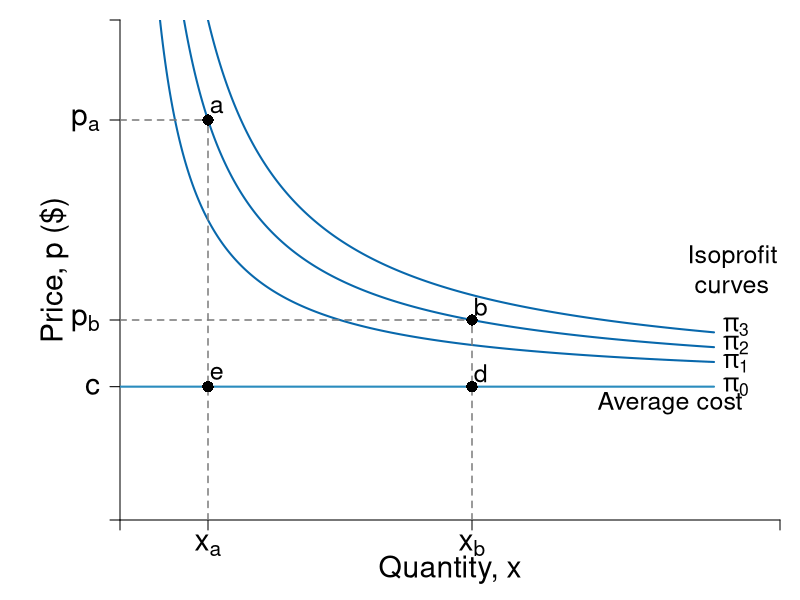

The R source for this figure:
#Graph Designer: Simon Halliday + Scott Cohn
#Authors: Bowles and Halliday
#Title: Coordination, Conflict and Competition: A Text in Microeconomics

require(shape)
pdf(file = "firmmarketsupply/isoprofits_demand.pdf", width = 9, height = 7)

#Set parameters for graphics
axislabelsize <- 1.8
labelsize <- 1.5
namesize <- 1.8
annotatesize <- 1.5
graphlinewidth <- 2
segmentlinewidth <- 1.5

COL <- c("#7fc97f", "#beaed4", "#fdc086", "#ffff99", "#386cb0", "#f0027f", "#bf5b17", "#666666")
COLA <- c("#e0f3db", "#99d8c9","#66c2a4","#41ae76", "#238b45", "#005824")
COLB <- c("#c6dbef", "#4eb3d3", "#2b8cbe", "#0868ac","#084081")
grays <- gray.colors(25, start = 1, end = 0)
CBCols <- c("#009E73","#0072B2","#E69F00","#CC79A7", "#F0E442")

#Edited the margins to cater for the larger LHS labels
par(mar =  c(4, 6, 1, 1))

AvgRevenue <- function(x, rmax = 12, xmax = 12){
  rmax - (rmax/xmax)*x
}

MRevenue <- function(x, rmax = 12, xmax = 12){
  rmax - 2*(rmax/xmax)*x
}

AvgCost <- function(x, c0 = 2, c1 = 4){
  c0/x + c1
}

IsoProf <- function(x, k = 0, c0 = 2, c1 = 4){
  AvgCost(x) + k/x
}

xlims <- c(0, 15)
ylims <- c(0, 15)

npts <- 501 
x <- seq(xlims[1], xlims[2], length.out = npts)
y <- seq(ylims[1], ylims[2], length.out = npts) 
a <- c(13, 16.75, 19.25)

plot(0, 0, xlim = xlims, ylim = ylims, type = "n",
     xlab = expression(paste("")),
     ylab = expression(paste("")), 
     xaxt = "n", 
     yaxt = "n", 
     cex.lab = axislabelsize, 
     bty = "n",
     xaxs = "i", 
     yaxs = "i")

ticksy <- c(0, 4, IsoProf(8, k = 14), IsoProf(2, k = 14), ylims[2])
ylabels <- c(NA, expression(paste(c)), expression(paste(p[b])), expression(paste(p[a])), NA) #expression(paste(p^{m})),
ticksx <- c(0, 2, 8, xlims[2])
xlabels <- c(NA, expression(paste(x[a])), expression(paste(x[b])), NA) #expression(paste(x^{m})), expression(paste(frac(bar(p),beta)))

axis(1, at = ticksx, pos = 0, labels = xlabels, cex.axis = axislabelsize)
axis(2, at = ticksy, pos = 0, labels = ylabels, las = 1, cex.axis = axislabelsize)

npts <- 500 
xx1 <- seq(xlims[1], xlims[2], length.out = npts)
xx2 <- seq(xlims[1], xlims[2] - 1.5, length.out = npts)
xx3 <- seq(2, 6, length.out = npts)

lines(xx2, IsoProf(xx2, k = 14), col = COLB[4], lwd = graphlinewidth)
lines(xx2, IsoProf(xx2, k = 8), col = COLB[4], lwd = graphlinewidth)
lines(xx2, IsoProf(xx2, k = 20), col = COLB[4], lwd = graphlinewidth)
segments(0, 4, xlims[2] - 1.5, 4, lty = 1, col = COLB[3] , lwd = graphlinewidth)

#Label the axes
#text(0.5*(xlims[2]), -1.5, expression(paste("Output, ", x)), xpd = TRUE, cex = axislabelsize) 
text(0.5*(xlims[2]), -1.5, expression(paste("Quantity, ", x)), xpd = TRUE, cex = axislabelsize) 
text(-1.5, 0.5*ylims[2], expression(paste("Price, ", p, " ($)")), xpd = TRUE, cex = axislabelsize, srt = 90) 

#Label curves
text(xlims[2] - 1, 7, expression(paste("Isoprofit \n curves")), cex = labelsize)


#Draw segments for total costs
segments(0, IsoProf(x = 2, k = 14), 2, IsoProf(x = 2, k = 14), lty = 2, col = grays[20] , lwd = segmentlinewidth)
segments(2, 0, 2, IsoProf(x = 2, k = 14), lty = 2, col = grays[20] , lwd = segmentlinewidth)

segments(0, IsoProf(x = 8, k = 14), 8, IsoProf(x = 8, k = 14), lty = 2, col = grays[20] , lwd = segmentlinewidth)
segments(8, 0, 8, IsoProf(x = 8, k = 14), lty = 2, col = grays[20] , lwd = segmentlinewidth)


text(xlims[2] - 1, 5.8, expression(paste(pi[3])), cex = labelsize)
text(xlims[2] - 1, 5.25, expression(paste(pi[2])), cex = labelsize)
text(xlims[2] - 1, 4.7, expression(paste(pi[1])), cex = labelsize)
text(xlims[2] - 1, 4, expression(paste(pi[0])), cex = labelsize)
text(xlims[2] - 2.5, 3.5, expression(paste("Average cost")), cex = annotatesize)

points(2, IsoProf(x = 2, k = 14), pch = 16, col = "black", cex = 1.5)
text(2.2, IsoProf(x = 2, k = 14) + 0.4, expression(a), cex = labelsize)

points(8, IsoProf(x = 8, k = 14), pch = 16, col = "black", cex = 1.5)
text(8.2, IsoProf(x = 8, k = 14) + 0.4, expression(b), cex = labelsize)

points(2, 4, pch = 16, col = "black", cex = 1.5)
text(2.2, 4 + 0.4, expression(e), cex = labelsize)

points(8, 4, pch = 16, col = "black", cex = 1.5)
text(8.2, 4 + 0.4, expression(d), cex = labelsize)



dev.off()
